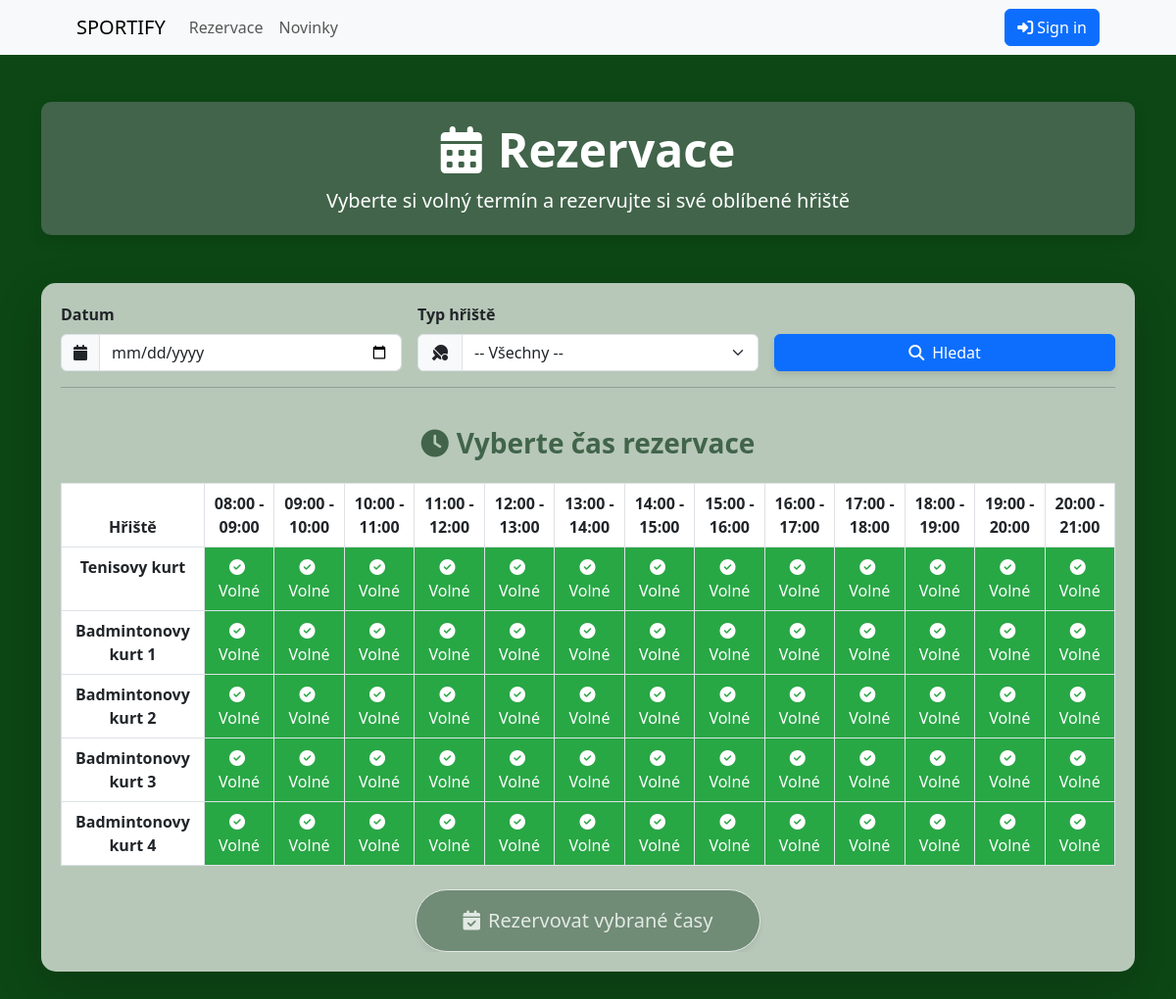
/hriste/, run on the app's committed database.
### rezervace/models.py (models this page shows, shortened)
class Hriste(models.Model):
    nazev = models.CharField(max_length=100)
    typ = models.CharField(max_length=50)
    popis = models.TextField()
    cena_hodina = models.DecimalField(max_digits=8, decimal_places=2)
    kapacita = models.IntegerField()
    aktivni = models.BooleanField(default=True)

### rezervace/views.py (the view)
# urls.py: path('hriste/', views.hriste, name='hriste'),
def hriste(request):
    datum_str = request.GET.get('datum')
    if datum_str:
        try:
            datum = datetime.strptime(datum_str, '%Y-%m-%d').date()
        except ValueError:
            datum = timezone.now().date()
    else:
        datum = timezone.now().date()
    vybrany_typ = request.GET.get('typ_hriste', '')
    hriste_qs = Hriste.objects.filter(aktivni=True)
    if vybrany_typ:
        hriste_qs = hriste_qs.filter(typ=vybrany_typ)
    hriste_typy = Hriste.objects.filter(aktivni=True).values_list('typ', flat=True).distinct()
    hours = []
    for h in range(8, 21):  # 08:00 to 20:00
        start_time = f"{h:02d}:00"
        end_time = f"{(h + 1):02d}:00"
        hours.append({'start': start_time, 'end': end_time})
    reservations = Rezervace.objects.filter(datum=datum)
    courts_data = []
    for hriste in hriste_qs:
        reserved_hours = []
        for res in reservations.filter(hriste=hriste):
            hour = res.cas_zacatku.strftime('%H:%M')
            if any(h['start'] == hour for h in hours):
                reserved_hours.append(hour)
        courts_data.append({
            'id': hriste.id,
            'nazev': hriste.nazev,
            'reserved_hours': reserved_hours,
        })
    context = {
        'hours': hours,  # Now a list of {'start': 'HH:MM', 'end': 'HH:MM'}
        'courts_data': courts_data,
        'hriste_typy': hriste_typy,
        'vybrane_datum': datum.strftime('%Y-%m-%d'),
        'vybrany_typ': vybrany_typ,
    }
    return render(request, 'rezervace/hriste.html', context)

### templates/rezervace/hriste.html (shortened to what this page needs)
{% extends 'base.html' %}
{% load static %}
{% block content %}
<div class="container my-5">
    <div class="row mb-4">
      <div class="col-12">
        <div class="section-header">
          <h1 class="display-5 fw-bold mb-2"><i class="fas fa-calendar-alt me-3"></i>Rezervace</h1>
          <p class="lead mb-0">Vyberte si volný termín a rezervujte si své oblíbené hřiště</p>
        </div>
      </div>
    </div>
    <div class="row mt-4 mb-4">
      <div class="col-sm-12">
        <div class="card border-0 shadow-lg" style="padding: 20px; background: rgba(255, 255, 255, 0.7); border-radius: 15px;">
          <form method="GET" class="row g-3">
            <div class="col-md-4">
              <label for="datum" class="form-label fw-bold">Datum</label>
              <div class="input-group">
                <span class="input-group-text"><i class="fas fa-calendar"></i></span>
                <input type="date" name="datum" id="datum" value="{{ vybrane_datum|date:'Y-m-d' }}" class="form-control" />
              </div>
            </div>
            <div class="col-md-4">
              <label for="typ_hriste" class="form-label fw-bold">Typ hřiště</label>
              <div class="input-group">
                <span class="input-group-text"><i class="fas fa-table-tennis"></i></span>
                <select name="typ_hriste" id="typ_hriste" class="form-select">
                  <option value="">-- Všechny --</option>
                </select>
              </div>
            </div>
            <div class="col-md-4 align-self-end">
              <button type="submit" class="btn btn-primary w-100" style="box-shadow: 0 4px 6px rgba(0,0,0,0.1);">
                <i class="fas fa-search me-2"></i>Hledat
              </button>
            </div>
          </form>
          <div class="row">
            <div class="col-sm-12">
              <hr class="hr">
            </div>
          </div>
          <div class="row mt-4">
            <div class="col-sm-12">
              <h3 class="mb-4 fw-bold text-center" style="color: #41644A;"><i class="fas fa-clock me-2"></i>Vyberte čas rezervace</h3>
              <div class="table-responsive">
                <table class="table table-bordered text-center" id="reservation-table">
                  <thead style="background-color: #41644A; color: white;">
                    <tr>
                      <th scope="col">Hřiště</th>
                      {% for hour in hours %}
                        <th scope="col">{{ hour.start }} - {{ hour.end }}</th>
                      {% endfor %}
                    </tr>
                  </thead>
                  <tbody>
                    {% for court in courts_data %}
                      <tr>
                        <th scope="row">{{ court.nazev }}</th>
                        {% for hour in hours %}
                          <td
                            class="reservation-slot {% if hour.start in court.reserved_hours %}reserved{% else %}free{% endif %}"
                            data-court="{{ court.id }}"
                            data-hour="{{ hour.start }}"
                          >
                            {% if hour.start in court.reserved_hours %}
                              <i class="fas fa-times-circle me-1"></i>Obsazeno
                            {% else %}
                              <i class="fas fa-check-circle me-1"></i>Volné
                            {% endif %}
                          </td>
                        {% endfor %}
                      </tr>
                    {% empty %}
                      <tr>
                        <td colspan="{{ hours|length|add:1 }}" class="text-center">
                          <i class="fas fa-exclamation-circle me-2"></i>Žádná hřiště nenalezena.
                        </td>
                      </tr>
                    {% endfor %}
                  </tbody>
                </table>
                <div class="text-center mt-4">
                  <button type="button" class="btn btn-lg py-3 px-5"
                          id="submit-reservations" disabled
                          style="background-color: #41644A; color: white; border-radius: 50px; box-shadow: 0 4px 6px rgba(0,0,0,0.1);">
                    <i class="fas fa-calendar-check me-2"></i>Rezervovat vybrané časy
                  </button>
                </div>
              </div>
            </div>
          </div>
        </div>
      </div>
    </div>
  </div>
{% endblock %}

### templates/rezervace/hriste.html (style rules this page uses)
.reservation-slot { cursor: pointer; transition: background-color 0.2s; }
.reservation-slot.free { background-color: #28a745; color: white; }
#submit-reservations:disabled { opacity: 0.6; cursor: not-allowed; }
.card { transition: all 0.3s ease; }
.section-header { background-color: #41644A; color: white; border-radius: 10px; padding: 20px; box-shadow: 0 5px 15px rgba(0, 0, 0, 0.1); margin-bottom: 25px; text-align: center; }

### data on the page
Hriste: nazev "Tenisovy kurt"
Hriste: nazev "Badmintonovy kurt 1"
Hriste: nazev "Badmintonovy kurt 2"
Hriste: nazev "Badmintonovy kurt 3"
Hriste: nazev "Badmintonovy kurt 4"

### other printed values
{{ hour.start }} "08:00" "09:00" "10:00" "11:00" "12:00" "13:00" "14:00" "15:00" "16:00" "17:00" "18:00" "19:00" "20:00"
{{ hour.end }} "09:00" "10:00" "11:00" "12:00" "13:00" "14:00" "15:00" "16:00" "17:00" "18:00" "19:00" "20:00" "21:00"
